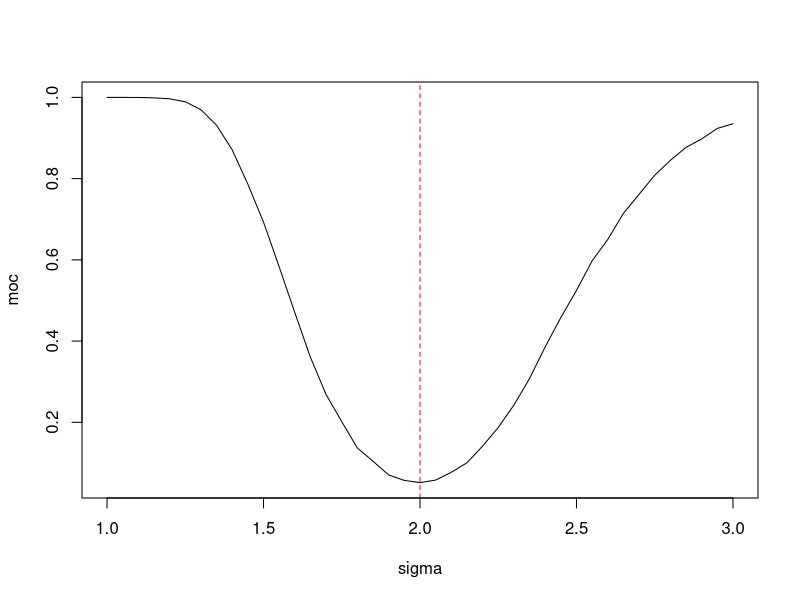

This figure's R source:
# Wyznaczenie wartości c_a i c_b

cb <- function(ca, n, alpha){
  4*qchisq(1 - alpha + pchisq(ca/4,n-1), n-1)
}

g <- function(ca, n, alpha){
  pchisq(cb(ca, n, alpha)/4,n+1)-pchisq(ca/4, n+1) - (1-alpha)
}

n <- 40
alpha <- 0.05


krok <- 0.001
x <- 0.001  # zaczynam od wartosci dodatnich
x_max <- 100

#do przechowywania poprzedniej wartości
prev_g <- g(x, n, alpha)
prev_x <- x

wart_ujemna <- NA
wart_dodatnia <- NA

# szukanie przedziału zmiany znaku dla g()
while(x <= x_max) {
  curr_g <- g(x, n, alpha)
  
  if(prev_g * curr_g < 0) {
    if(curr_g > 0) {
      wart_ujemna <- prev_x
      wart_dodatnia <- x
    } else {
      wart_ujemna <- x
      wart_dodatnia <- prev_x
    }
    break
  }
  prev_x <- x
  prev_g <- curr_g
  x <- x + krok
}

a<-wart_ujemna
b<-wart_dodatnia

#metoda bisekcji
bisekcja <- function(f, a, b, n, alpha, eps = 1e-7, max_i = 10000){
  i<-0
  while ((b-a)/2 > eps & i<max_i){
    m <- (a+b)/2
    
    if (f(a, n, alpha) * f(m, n, alpha) < 0){
      b <- m
    } else {
      a <- m
    }
    i <- i + 1
  }
  return ((a+b)/2)
}


ca_k <- bisekcja(g, a, b , n, alpha)
cb_k <- cb(ca_k, n, alpha)

ca_k
cb_k

#sprawdzenie
pchisq(cb_k/4, n-1)-pchisq(ca_k/4, n-1)
pchisq(cb_k/4, n+1)-pchisq(ca_k/4, n+1)


#=============================

# Część zadania (test i wykres)

TestSigma <- function(X){
  alpha <- 0.05
  n <- length(X)
  x_sr <- mean(X)
  
  U <- sum((X - x_sr)^2) # (n-1)S^2
  
  sigma0 <- 2
  sigma0_2 <- sigma0^2
  
  ca <- ca_k
  cb <- cb_k
  
  decyzja <- 0
  if (U < ca | U > cb){
    decyzja <- 1 
  }
  
  return(decyzja)
}

#symulacja testu
mc <- 10000 
n <- 40
odrz <- c()

for (i in 1:mc){
  X <- rnorm(n, 0, 2) # generowanie próby N(0,2^2)
  odrz[i] <- TestSigma(X)
}

mean(odrz) 


sigma <- seq(1, 3, by=0.05) # sigma z przedziału [1,3]
moc <- c()

for (k in 1:length(sigma)){
  M <- c()
  for (i in 1:mc){
    X <- rnorm(n, 0, sigma[k]) # próba z N(0,sigma[k]^2) 
    M[i] <- TestSigma(X)       # badanie mocy dla różnych wartości sigma
  }
  moc[k] <- mean(M)
}

plot(sigma, moc, type='l')
abline(v=2, col="red", lty=2)
